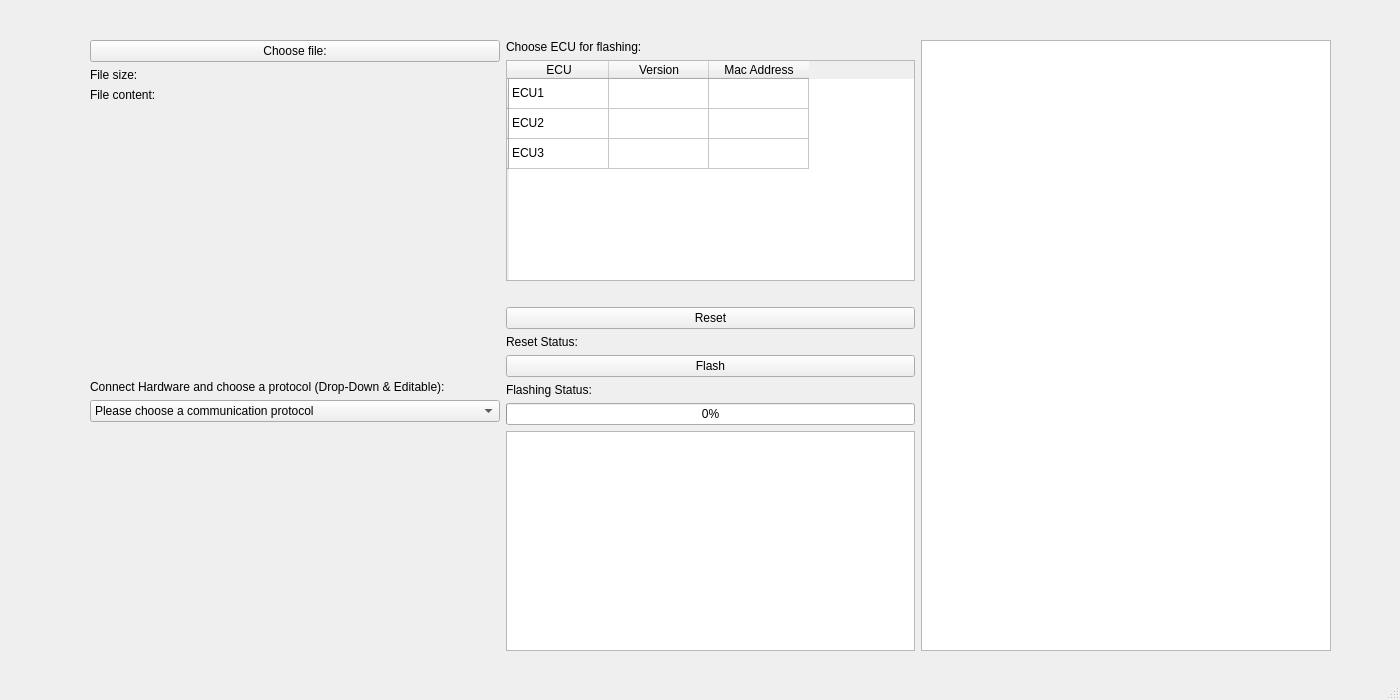
<?xml version="1.0" encoding="UTF-8"?>
<ui version="4.0">
 <class>MainWindow</class>
 <widget class="QMainWindow" name="MainWindow">
  <property name="geometry">
   <rect>
    <x>0</x>
    <y>0</y>
    <width>1400</width>
    <height>700</height>
   </rect>
  </property>
  <property name="windowTitle">
   <string>Flash Bootloader</string>
  </property>
  <widget class="QWidget" name="centralwidget">
   <widget class="QWidget" name="horizontalLayoutWidget">
    <property name="geometry">
     <rect>
      <x>90</x>
      <y>40</y>
      <width>1241</width>
      <height>611</height>
     </rect>
    </property>
    <layout class="QHBoxLayout" name="horizontalLayout">
     <item>
      <layout class="QVBoxLayout" name="verticalLayout_file">
       <item>
        <widget class="QPushButton" name="button_file">
         <property name="text">
          <string>Choose file:</string>
         </property>
        </widget>
       </item>
       <item>
        <widget class="QLabel" name="label_size">
         <property name="text">
          <string>File size:</string>
         </property>
        </widget>
       </item>
       <item>
        <widget class="QLabel" name="label_content">
         <property name="text">
          <string>File content:</string>
         </property>
        </widget>
       </item>
       <item>
        <spacer name="verticalSpacer">
         <property name="orientation">
          <enum>Qt::Vertical</enum>
         </property>
         <property name="sizeHint" stdset="0">
          <size>
           <width>20</width>
           <height>40</height>
          </size>
         </property>
        </spacer>
       </item>
       <item>
        <layout class="QVBoxLayout" name="verticalLayout_channel">
         <item>
          <widget class="QLabel" name="label_channel">
           <property name="text">
            <string>Connect Hardware and choose a protocol (Drop-Down &amp; Editable):</string>
           </property>
          </widget>
         </item>
         <item>
          <widget class="QComboBox" name="comboBox_channel">
           <item>
            <property name="text">
             <string>Please choose a communication protocol</string>
            </property>
           </item>
           <item>
            <property name="text">
             <string>CAN</string>
            </property>
           </item>
           <item>
            <property name="text">
             <string>CAN-FD</string>
            </property>
           </item>
           <item>
            <property name="text">
             <string>Ethernet</string>
            </property>
           </item>
          </widget>
         </item>
         <item>
          <layout class="QHBoxLayout" name="horizontalLayout_channel"/>
         </item>
         <item>
          <spacer name="verticalSpacer_4">
           <property name="orientation">
            <enum>Qt::Vertical</enum>
           </property>
           <property name="sizeHint" stdset="0">
            <size>
             <width>20</width>
             <height>13</height>
            </size>
           </property>
          </spacer>
         </item>
         <item>
          <spacer name="horizontalSpacer_1">
           <property name="orientation">
            <enum>Qt::Horizontal</enum>
           </property>
           <property name="sizeHint" stdset="0">
            <size>
             <width>40</width>
             <height>20</height>
            </size>
           </property>
          </spacer>
         </item>
        </layout>
       </item>
      </layout>
     </item>
     <item>
      <layout class="QVBoxLayout" name="verticalLayout_ECU">
       <item>
        <widget class="QLabel" name="label">
         <property name="text">
          <string>Choose ECU for flashing:</string>
         </property>
        </widget>
       </item>
       <item>
        <widget class="QTableWidget" name="table_ECU">
         <row>
          <property name="text">
           <string/>
          </property>
         </row>
         <row>
          <property name="text">
           <string/>
          </property>
         </row>
         <row>
          <property name="text">
           <string/>
          </property>
         </row>
         <column>
          <property name="text">
           <string>ECU</string>
          </property>
         </column>
         <column>
          <property name="text">
           <string>Version</string>
          </property>
         </column>
         <column>
          <property name="text">
           <string>Mac Address</string>
          </property>
         </column>
         <item row="0" column="0">
          <property name="text">
           <string>ECU1</string>
          </property>
         </item>
         <item row="1" column="0">
          <property name="text">
           <string>ECU2</string>
          </property>
         </item>
         <item row="2" column="0">
          <property name="text">
           <string>ECU3</string>
          </property>
         </item>
        </widget>
       </item>
       <item>
        <widget class="QLabel" name="label_selected_ECU">
         <property name="text">
          <string/>
         </property>
        </widget>
       </item>
       <item>
        <widget class="QPushButton" name="button_reset">
         <property name="text">
          <string>Reset</string>
         </property>
        </widget>
       </item>
       <item>
        <widget class="QLabel" name="label_reset_status">
         <property name="text">
          <string>Reset Status:</string>
         </property>
        </widget>
       </item>
       <item>
        <widget class="QPushButton" name="button_flash">
         <property name="text">
          <string>Flash</string>
         </property>
        </widget>
       </item>
       <item>
        <widget class="QLabel" name="label_flash_status">
         <property name="text">
          <string>Flashing Status:</string>
         </property>
        </widget>
       </item>
       <item>
        <widget class="QProgressBar" name="progressBar_flash">
         <property name="value">
          <number>0</number>
         </property>
        </widget>
       </item>
       <item>
        <widget class="QTextBrowser" name="textBrowser_flash_status">
         <property name="html">
          <string>&lt;!DOCTYPE HTML PUBLIC &quot;-//W3C//DTD HTML 4.0//EN&quot; &quot;http://www.w3.org/TR/REC-html40/strict.dtd&quot;&gt;
&lt;html&gt;&lt;head&gt;&lt;meta name=&quot;qrichtext&quot; content=&quot;1&quot; /&gt;&lt;meta charset=&quot;utf-8&quot; /&gt;&lt;style type=&quot;text/css&quot;&gt;
p, li { white-space: pre-wrap; }
hr { height: 1px; border-width: 0; }
li.unchecked::marker { content: &quot;\2610&quot;; }
li.checked::marker { content: &quot;\2612&quot;; }
&lt;/style&gt;&lt;/head&gt;&lt;body style=&quot; font-family:'Segoe UI'; font-size:9pt; font-weight:400; font-style:normal;&quot;&gt;
&lt;p style=&quot;-qt-paragraph-type:empty; margin-top:0px; margin-bottom:0px; margin-left:0px; margin-right:0px; -qt-block-indent:0; text-indent:0px;&quot;&gt;&lt;br /&gt;&lt;/p&gt;&lt;/body&gt;&lt;/html&gt;</string>
         </property>
        </widget>
       </item>
      </layout>
     </item>
     <item>
      <widget class="QPlainTextEdit" name="Console"/>
     </item>
    </layout>
   </widget>
  </widget>
  <widget class="QStatusBar" name="statusbar"/>
 </widget>
 <resources/>
 <connections/>
</ui>
